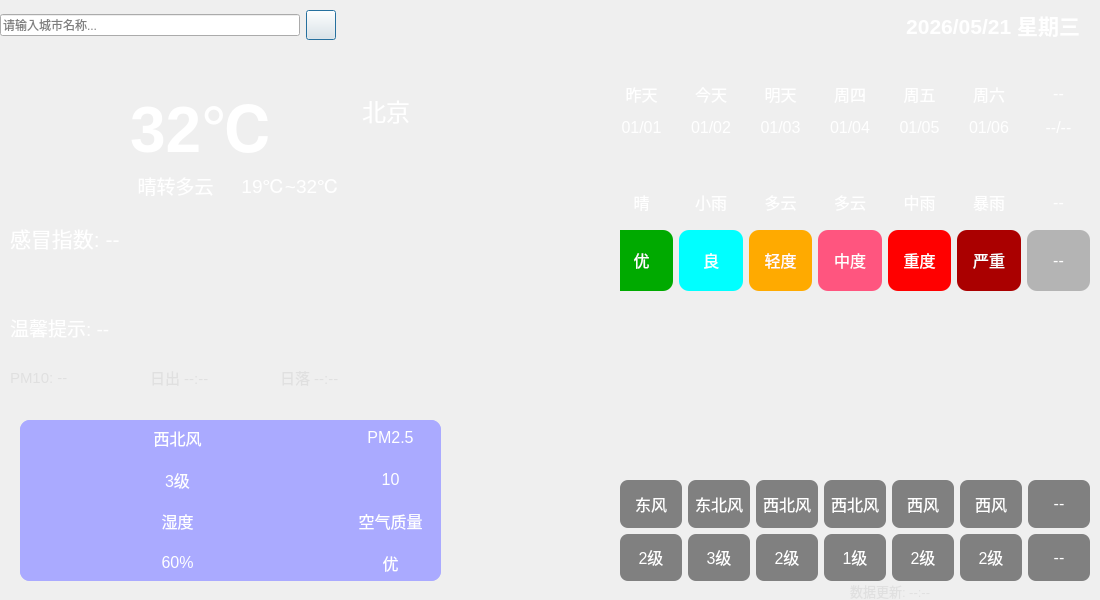
 <widget class="QWidget" name="Widget">
  <property name="geometry">
   <rect>
    <x>0</x>
    <y>0</y>
    <width>1100</width>
    <height>600</height>
   </rect>
  </property>
  <property name="sizePolicy">
   <sizepolicy hsizetype="Fixed" vsizetype="Fixed">
    <horstretch>0</horstretch>
    <verstretch>0</verstretch>
   </sizepolicy>
  </property>
  <property name="windowTitle">
   <string>Form</string>
  </property>
  <property name="styleSheet">
   <string notr="true">#Widget{
		border-image:	url(:/res/weather_bg.jpg)
}
QWidget {
    color: white;
}
QLabel {
    border-radius: 10px;            /* 圆角半径 */
    /* 或者如果你需要边框： */
    /* border: 1px solid gray; */
}</string>
  </property>
  <widget class="QWidget" name="widget_5" native="true">
   <property name="geometry">
    <rect>
     <x>620</x>
     <y>310</y>
     <width>470</width>
     <height>151</height>
    </rect>
   </property>
   <widget class="QLabel" name="lblHighCurve">
    <property name="geometry">
     <rect>
      <x>0</x>
      <y>0</y>
      <width>460</width>
      <height>81</height>
     </rect>
    </property>
    <property name="text">
     <string/>
    </property>
   </widget>
   <widget class="QLabel" name="lblLowCurve">
    <property name="geometry">
     <rect>
      <x>0</x>
      <y>70</y>
      <width>470</width>
      <height>81</height>
     </rect>
    </property>
    <property name="text">
     <string/>
    </property>
   </widget>
  </widget>
  <widget class="QWidget" name="widget_3" native="true">
   <property name="geometry">
    <rect>
     <x>620</x>
     <y>80</y>
     <width>470</width>
     <height>221</height>
    </rect>
   </property>
   <widget class="QWidget" name="widget_10" native="true">
    <property name="geometry">
     <rect>
      <x>-10</x>
      <y>0</y>
      <width>480</width>
      <height>61</height>
     </rect>
    </property>
    <layout class="QGridLayout" name="gridLayout_5">
     <item row="0" column="0">
      <widget class="QLabel" name="lblWeek0">
       <property name="text">
        <string>&lt;html&gt;&lt;head/&gt;&lt;body&gt;&lt;p align=&quot;center&quot;&gt;&lt;span style=&quot; font-size:12pt;&quot;&gt;昨天&lt;/span&gt;&lt;/p&gt;&lt;/body&gt;&lt;/html&gt;</string>
       </property>
      </widget>
     </item>
     <item row="0" column="1">
      <widget class="QLabel" name="lblWeek1">
       <property name="text">
        <string>&lt;html&gt;&lt;head/&gt;&lt;body&gt;&lt;p align=&quot;center&quot;&gt;&lt;span style=&quot; font-size:12pt;&quot;&gt;今天&lt;/span&gt;&lt;/p&gt;&lt;/body&gt;&lt;/html&gt;</string>
       </property>
      </widget>
     </item>
     <item row="0" column="2">
      <widget class="QLabel" name="lblWeek2">
       <property name="text">
        <string>&lt;html&gt;&lt;head/&gt;&lt;body&gt;&lt;p align=&quot;center&quot;&gt;&lt;span style=&quot; font-size:12pt;&quot;&gt;明天&lt;/span&gt;&lt;/p&gt;&lt;/body&gt;&lt;/html&gt;</string>
       </property>
      </widget>
     </item>
     <item row="0" column="3">
      <widget class="QLabel" name="lblWeek3">
       <property name="text">
        <string>&lt;html&gt;&lt;head/&gt;&lt;body&gt;&lt;p align=&quot;center&quot;&gt;&lt;span style=&quot; font-size:12pt;&quot;&gt;周四&lt;/span&gt;&lt;/p&gt;&lt;/body&gt;&lt;/html&gt;</string>
       </property>
      </widget>
     </item>
     <item row="0" column="4">
      <widget class="QLabel" name="lblWeek4">
       <property name="text">
        <string>&lt;html&gt;&lt;head/&gt;&lt;body&gt;&lt;p align=&quot;center&quot;&gt;&lt;span style=&quot; font-size:12pt;&quot;&gt;周五&lt;/span&gt;&lt;/p&gt;&lt;/body&gt;&lt;/html&gt;</string>
       </property>
      </widget>
     </item>
     <item row="0" column="5">
      <widget class="QLabel" name="lblWeek5">
       <property name="text">
        <string>&lt;html&gt;&lt;head/&gt;&lt;body&gt;&lt;p align=&quot;center&quot;&gt;&lt;span style=&quot; font-size:12pt;&quot;&gt;周六&lt;/span&gt;&lt;/p&gt;&lt;/body&gt;&lt;/html&gt;</string>
       </property>
      </widget>
     </item>
     <item row="1" column="0">
      <widget class="QLabel" name="lblDate0">
       <property name="text">
        <string>&lt;html&gt;&lt;head/&gt;&lt;body&gt;&lt;p align=&quot;center&quot;&gt;&lt;span style=&quot; font-size:12pt;&quot;&gt;01/01&lt;/span&gt;&lt;/p&gt;&lt;/body&gt;&lt;/html&gt;</string>
       </property>
      </widget>
     </item>
     <item row="1" column="1">
      <widget class="QLabel" name="lblDate1">
       <property name="text">
        <string>&lt;html&gt;&lt;head/&gt;&lt;body&gt;&lt;p align=&quot;center&quot;&gt;&lt;span style=&quot; font-size:12pt;&quot;&gt;01/02&lt;/span&gt;&lt;/p&gt;&lt;/body&gt;&lt;/html&gt;</string>
       </property>
      </widget>
     </item>
     <item row="1" column="2">
      <widget class="QLabel" name="lblDate2">
       <property name="text">
        <string>&lt;html&gt;&lt;head/&gt;&lt;body&gt;&lt;p align=&quot;center&quot;&gt;&lt;span style=&quot; font-size:12pt;&quot;&gt;01/03&lt;/span&gt;&lt;/p&gt;&lt;/body&gt;&lt;/html&gt;</string>
       </property>
      </widget>
     </item>
     <item row="1" column="3">
      <widget class="QLabel" name="lblDate3">
       <property name="text">
        <string>&lt;html&gt;&lt;head/&gt;&lt;body&gt;&lt;p align=&quot;center&quot;&gt;&lt;span style=&quot; font-size:12pt;&quot;&gt;01/04&lt;/span&gt;&lt;/p&gt;&lt;/body&gt;&lt;/html&gt;</string>
       </property>
      </widget>
     </item>
     <item row="1" column="4">
      <widget class="QLabel" name="lblDate4">
       <property name="text">
        <string>&lt;html&gt;&lt;head/&gt;&lt;body&gt;&lt;p align=&quot;center&quot;&gt;&lt;span style=&quot; font-size:12pt;&quot;&gt;01/05&lt;/span&gt;&lt;/p&gt;&lt;/body&gt;&lt;/html&gt;</string>
       </property>
      </widget>
     </item>
     <item row="1" column="5">
      <widget class="QLabel" name="lblDate5">
       <property name="text">
        <string>&lt;html&gt;&lt;head/&gt;&lt;body&gt;&lt;p align=&quot;center&quot;&gt;&lt;span style=&quot; font-size:12pt;&quot;&gt;01/06&lt;/span&gt;&lt;/p&gt;&lt;/body&gt;&lt;/html&gt;</string>
       </property>
      </widget>
     </item>
     <item row="0" column="6">
      <widget class="QLabel" name="lblWeek6">
       <property name="text">
        <string>&lt;html&gt;&lt;head/&gt;&lt;body&gt;&lt;p align=&quot;center&quot;&gt;&lt;span style=&quot; font-size:12pt;&quot;&gt;--&lt;/span&gt;&lt;/p&gt;&lt;/body&gt;&lt;/html&gt;</string>
       </property>
      </widget>
     </item>
     <item row="1" column="6">
      <widget class="QLabel" name="lblDate6">
       <property name="text">
        <string>&lt;html&gt;&lt;head/&gt;&lt;body&gt;&lt;p align=&quot;center&quot;&gt;&lt;span style=&quot; font-size:12pt;&quot;&gt;--/--&lt;/span&gt;&lt;/p&gt;&lt;/body&gt;&lt;/html&gt;</string>
       </property>
      </widget>
     </item>
    </layout>
   </widget>
   <widget class="QWidget" name="widget_11" native="true">
    <property name="geometry">
     <rect>
      <x>-10</x>
      <y>60</y>
      <width>480</width>
      <height>81</height>
     </rect>
    </property>
    <layout class="QGridLayout" name="gridLayout_6">
     <item row="0" column="0">
      <widget class="QLabel" name="lblTypeIcon0">
       <property name="styleSheet">
        <string notr="true">border-image: url(:/res/type/tq-1.png);</string>
       </property>
       <property name="text">
        <string>&lt;html&gt;&lt;head/&gt;&lt;body&gt;&lt;p align=&quot;center&quot;&gt;&lt;br/&gt;&lt;/p&gt;&lt;/body&gt;&lt;/html&gt;</string>
       </property>
       <property name="scaledContents">
        <bool>true</bool>
       </property>
      </widget>
     </item>
     <item row="0" column="1">
      <widget class="QLabel" name="lblTypeIcon1">
       <property name="styleSheet">
        <string notr="true">border-image: url(:/res/type/xiaoyu.png);</string>
       </property>
       <property name="text">
        <string>&lt;html&gt;&lt;head/&gt;&lt;body&gt;&lt;p align=&quot;center&quot;&gt;&lt;br/&gt;&lt;/p&gt;&lt;/body&gt;&lt;/html&gt;</string>
       </property>
       <property name="scaledContents">
        <bool>true</bool>
       </property>
      </widget>
     </item>
     <item row="0" column="2">
      <widget class="QLabel" name="lblTypeIcon2">
       <property name="styleSheet">
        <string notr="true">border-image: url(:/res/type/duoyun.png);</string>
       </property>
       <property name="text">
        <string>&lt;html&gt;&lt;head/&gt;&lt;body&gt;&lt;p align=&quot;center&quot;&gt;&lt;br/&gt;&lt;/p&gt;&lt;/body&gt;&lt;/html&gt;</string>
       </property>
       <property name="scaledContents">
        <bool>true</bool>
       </property>
      </widget>
     </item>
     <item row="0" column="3">
      <widget class="QLabel" name="lblTypeIcon3">
       <property name="styleSheet">
        <string notr="true">border-image: url(:/res/type/duoyun.png);</string>
       </property>
       <property name="text">
        <string>&lt;html&gt;&lt;head/&gt;&lt;body&gt;&lt;p align=&quot;center&quot;&gt;&lt;br/&gt;&lt;/p&gt;&lt;/body&gt;&lt;/html&gt;</string>
       </property>
       <property name="scaledContents">
        <bool>true</bool>
       </property>
      </widget>
     </item>
     <item row="0" column="4">
      <widget class="QLabel" name="lblTypeIcon4">
       <property name="styleSheet">
        <string notr="true">border-image: url(:/res/type/zhongyu.png);</string>
       </property>
       <property name="text">
        <string>&lt;html&gt;&lt;head/&gt;&lt;body&gt;&lt;p align=&quot;center&quot;&gt;&lt;br/&gt;&lt;/p&gt;&lt;/body&gt;&lt;/html&gt;</string>
       </property>
       <property name="scaledContents">
        <bool>true</bool>
       </property>
      </widget>
     </item>
     <item row="0" column="5">
      <widget class="QLabel" name="lblTypeIcon5">
       <property name="styleSheet">
        <string notr="true">border-image: url(:/res/type/baoyu.png);</string>
       </property>
       <property name="text">
        <string>&lt;html&gt;&lt;head/&gt;&lt;body&gt;&lt;p align=&quot;center&quot;&gt;&lt;br/&gt;&lt;/p&gt;&lt;/body&gt;&lt;/html&gt;</string>
       </property>
       <property name="scaledContents">
        <bool>true</bool>
       </property>
      </widget>
     </item>
     <item row="1" column="0">
      <widget class="QLabel" name="lblType0">
       <property name="text">
        <string>&lt;html&gt;&lt;head/&gt;&lt;body&gt;&lt;p align=&quot;center&quot;&gt;&lt;span style=&quot; font-size:12pt;&quot;&gt;晴&lt;/span&gt;&lt;/p&gt;&lt;/body&gt;&lt;/html&gt;</string>
       </property>
      </widget>
     </item>
     <item row="1" column="1">
      <widget class="QLabel" name="lblType1">
       <property name="text">
        <string>&lt;html&gt;&lt;head/&gt;&lt;body&gt;&lt;p align=&quot;center&quot;&gt;&lt;span style=&quot; font-size:12pt;&quot;&gt;小雨&lt;/span&gt;&lt;/p&gt;&lt;/body&gt;&lt;/html&gt;</string>
       </property>
      </widget>
     </item>
     <item row="1" column="2">
      <widget class="QLabel" name="lblType2">
       <property name="text">
        <string>&lt;html&gt;&lt;head/&gt;&lt;body&gt;&lt;p align=&quot;center&quot;&gt;&lt;span style=&quot; font-size:12pt;&quot;&gt;多云&lt;/span&gt;&lt;/p&gt;&lt;/body&gt;&lt;/html&gt;</string>
       </property>
      </widget>
     </item>
     <item row="1" column="3">
      <widget class="QLabel" name="lblType3">
       <property name="text">
        <string>&lt;html&gt;&lt;head/&gt;&lt;body&gt;&lt;p align=&quot;center&quot;&gt;&lt;span style=&quot; font-size:12pt;&quot;&gt;多云&lt;/span&gt;&lt;/p&gt;&lt;/body&gt;&lt;/html&gt;</string>
       </property>
      </widget>
     </item>
     <item row="1" column="4">
      <widget class="QLabel" name="lblType4">
       <property name="text">
        <string>&lt;html&gt;&lt;head/&gt;&lt;body&gt;&lt;p align=&quot;center&quot;&gt;&lt;span style=&quot; font-size:12pt;&quot;&gt;中雨&lt;/span&gt;&lt;/p&gt;&lt;/body&gt;&lt;/html&gt;</string>
       </property>
      </widget>
     </item>
     <item row="1" column="5">
      <widget class="QLabel" name="lblType5">
       <property name="text">
        <string>&lt;html&gt;&lt;head/&gt;&lt;body&gt;&lt;p align=&quot;center&quot;&gt;&lt;span style=&quot; font-size:12pt;&quot;&gt;暴雨&lt;/span&gt;&lt;/p&gt;&lt;/body&gt;&lt;/html&gt;</string>
       </property>
      </widget>
     </item>
     <item row="0" column="6">
      <widget class="QLabel" name="lblTypeIcon6">
       <property name="styleSheet">
        <string notr="true">border-image: url(:/res/type/tq-1.png);</string>
       </property>
       <property name="text">
        <string>&lt;html&gt;&lt;head/&gt;&lt;body&gt;&lt;p align=&quot;center&quot;&gt;&lt;br/&gt;&lt;/p&gt;&lt;/body&gt;&lt;/html&gt;</string>
       </property>
       <property name="scaledContents">
        <bool>true</bool>
       </property>
      </widget>
     </item>
     <item row="1" column="6">
      <widget class="QLabel" name="lblType6">
       <property name="text">
        <string>&lt;html&gt;&lt;head/&gt;&lt;body&gt;&lt;p align=&quot;center&quot;&gt;&lt;span style=&quot; font-size:12pt;&quot;&gt;--&lt;/span&gt;&lt;/p&gt;&lt;/body&gt;&lt;/html&gt;</string>
       </property>
      </widget>
     </item>
    </layout>
   </widget>
   <widget class="QWidget" name="widget_12" native="true">
    <property name="geometry">
     <rect>
      <x>-10</x>
      <y>150</y>
      <width>480</width>
      <height>61</height>
     </rect>
    </property>
    <layout class="QHBoxLayout" name="horizontalLayout_4">
     <item>
      <widget class="QLabel" name="lblquality0">
       <property name="styleSheet">
        <string notr="true">background-color: rgb(0, 170, 0);</string>
       </property>
       <property name="text">
        <string>&lt;html&gt;&lt;head/&gt;&lt;body&gt;&lt;p align=&quot;center&quot;&gt;&lt;span style=&quot; font-size:12pt;&quot;&gt;优&lt;/span&gt;&lt;/p&gt;&lt;/body&gt;&lt;/html&gt;</string>
       </property>
      </widget>
     </item>
     <item>
      <widget class="QLabel" name="lblquality1">
       <property name="styleSheet">
        <string notr="true">background-color: rgb(0, 255, 255);</string>
       </property>
       <property name="text">
        <string>&lt;html&gt;&lt;head/&gt;&lt;body&gt;&lt;p align=&quot;center&quot;&gt;&lt;span style=&quot; font-size:12pt;&quot;&gt;良&lt;/span&gt;&lt;/p&gt;&lt;/body&gt;&lt;/html&gt;</string>
       </property>
      </widget>
     </item>
     <item>
      <widget class="QLabel" name="lblquality2">
       <property name="styleSheet">
        <string notr="true">background-color: rgb(255, 170, 0);</string>
       </property>
       <property name="text">
        <string>&lt;html&gt;&lt;head/&gt;&lt;body&gt;&lt;p align=&quot;center&quot;&gt;&lt;span style=&quot; font-size:12pt;&quot;&gt;轻度&lt;/span&gt;&lt;/p&gt;&lt;/body&gt;&lt;/html&gt;</string>
       </property>
      </widget>
     </item>
     <item>
      <widget class="QLabel" name="lblquality3">
       <property name="styleSheet">
        <string notr="true">background-color: rgb(255, 85, 127);</string>
       </property>
       <property name="text">
        <string>&lt;html&gt;&lt;head/&gt;&lt;body&gt;&lt;p align=&quot;center&quot;&gt;&lt;span style=&quot; font-size:12pt;&quot;&gt;中度&lt;/span&gt;&lt;/p&gt;&lt;/body&gt;&lt;/html&gt;</string>
       </property>
      </widget>
     </item>
     <item>
      <widget class="QLabel" name="lblquality4">
       <property name="styleSheet">
        <string notr="true">background-color: rgb(255, 0, 0);</string>
       </property>
       <property name="text">
        <string>&lt;html&gt;&lt;head/&gt;&lt;body&gt;&lt;p align=&quot;center&quot;&gt;&lt;span style=&quot; font-size:12pt;&quot;&gt;重度&lt;/span&gt;&lt;/p&gt;&lt;/body&gt;&lt;/html&gt;</string>
       </property>
      </widget>
     </item>
     <item>
      <widget class="QLabel" name="lblquality5">
       <property name="styleSheet">
        <string notr="true">background-color: rgb(170, 0, 0);</string>
       </property>
       <property name="text">
        <string>&lt;html&gt;&lt;head/&gt;&lt;body&gt;&lt;p align=&quot;center&quot;&gt;&lt;span style=&quot; font-size:12pt;&quot;&gt;严重&lt;/span&gt;&lt;/p&gt;&lt;/body&gt;&lt;/html&gt;</string>
       </property>
      </widget>
     </item>
     <item>
      <widget class="QLabel" name="lblquality6">
       <property name="styleSheet">
        <string notr="true">background-color: rgb(180, 180, 180);</string>
       </property>
       <property name="text">
        <string>&lt;html&gt;&lt;head/&gt;&lt;body&gt;&lt;p align=&quot;center&quot;&gt;&lt;span style=&quot; font-size:12pt;&quot;&gt;--&lt;/span&gt;&lt;/p&gt;&lt;/body&gt;&lt;/html&gt;</string>
       </property>
      </widget>
     </item>
    </layout>
   </widget>
  </widget>
  <widget class="QWidget" name="widget_2" native="true">
   <property name="geometry">
    <rect>
     <x>10</x>
     <y>80</y>
     <width>491</width>
     <height>121</height>
    </rect>
   </property>
   <widget class="QLabel" name="lblTemp">
    <property name="geometry">
     <rect>
      <x>120</x>
      <y>0</y>
      <width>141</width>
      <height>91</height>
     </rect>
    </property>
    <property name="text">
     <string>&lt;html&gt;&lt;head/&gt;&lt;body&gt;&lt;p align=&quot;center&quot;&gt;&lt;span style=&quot; font-size:48pt; font-weight:700;&quot;&gt;32℃&lt;/span&gt;&lt;/p&gt;&lt;/body&gt;&lt;/html&gt;</string>
    </property>
   </widget>
    <widget class="QLabel" name="lblCity">
     <property name="geometry">
      <rect>
       <x>261</x>
       <y>0</y>
       <width>230</width>
       <height>61</height>
      </rect>
     </property>
    <property name="text">
     <string>&lt;html&gt;&lt;head/&gt;&lt;body&gt;&lt;p align=&quot;center&quot;&gt;&lt;span style=&quot; font-size:18pt;&quot;&gt;北京&lt;/span&gt;&lt;/p&gt;&lt;/body&gt;&lt;/html&gt;</string>
    </property>
   </widget>
   <widget class="QLabel" name="lblTypeIcon">
    <property name="geometry">
     <rect>
      <x>0</x>
      <y>0</y>
      <width>111</width>
      <height>111</height>
     </rect>
    </property>
    <property name="styleSheet">
     <string notr="true">border-image: url(:/res/type/tq-1.png);</string>
    </property>
    <property name="text">
     <string/>
    </property>
    <property name="scaledContents">
     <bool>true</bool>
    </property>
   </widget>
   <widget class="QLabel" name="lblType">
    <property name="geometry">
     <rect>
      <x>120</x>
      <y>90</y>
      <width>91</width>
      <height>31</height>
     </rect>
    </property>
    <property name="text">
     <string>&lt;html&gt;&lt;head/&gt;&lt;body&gt;&lt;p align=&quot;center&quot;&gt;&lt;span style=&quot; font-size:14pt;&quot;&gt;晴转多云&lt;/span&gt;&lt;/p&gt;&lt;/body&gt;&lt;/html&gt;</string>
    </property>
   </widget>
   <widget class="QLabel" name="lblLowHigh">
    <property name="geometry">
     <rect>
      <x>230</x>
      <y>90</y>
      <width>101</width>
      <height>31</height>
     </rect>
    </property>
    <property name="text">
     <string>&lt;html&gt;&lt;head/&gt;&lt;body&gt;&lt;p align=&quot;center&quot;&gt;&lt;span style=&quot; font-size:14pt;&quot;&gt;19℃~32℃&lt;/span&gt;&lt;/p&gt;&lt;/body&gt;&lt;/html&gt;</string>
    </property>
   </widget>
  </widget>
  <widget class="QWidget" name="widget" native="true">
   <property name="geometry">
    <rect>
     <x>0</x>
     <y>0</y>
     <width>1080</width>
     <height>51</height>
    </rect>
   </property>
   <property name="styleSheet">
    <string notr="true">color: rgb(0, 0, 0);</string>
   </property>
   <layout class="QHBoxLayout" name="horizontalLayout_3">
    <item>
     <widget class="QLineEdit" name="lineEdit_2">
      <property name="sizePolicy">
       <sizepolicy hsizetype="Fixed" vsizetype="Fixed">
        <horstretch>0</horstretch>
        <verstretch>0</verstretch>
       </sizepolicy>
      </property>
      <property name="minimumSize">
       <size>
        <width>300</width>
        <height>0</height>
       </size>
      </property>
      <property name="maximumSize">
       <size>
        <width>300</width>
        <height>16777215</height>
       </size>
      </property>
      <property name="styleSheet">
       <string notr="true">color: rgb(0, 0, 0);
QLineEdit::placeholder { color: rgb(140, 140, 140); };
QLineEdit{border-radius: 15px;}</string>
      </property>
      <property name="text">
       <string/>
      </property>
      <property name="placeholderText">
       <string>请输入城市名称...</string>
      </property>
     </widget>
    </item>
    <item>
     <widget class="QPushButton" name="pushButton_2">
      <property name="sizePolicy">
       <sizepolicy hsizetype="Fixed" vsizetype="Fixed">
        <horstretch>0</horstretch>
        <verstretch>0</verstretch>
       </sizepolicy>
      </property>
      <property name="minimumSize">
       <size>
        <width>30</width>
        <height>30</height>
       </size>
      </property>
      <property name="maximumSize">
       <size>
        <width>30</width>
        <height>30</height>
       </size>
      </property>
      <property name="styleSheet">
       <string notr="true">border-image: url(:/res/search.png);</string>
      </property>
      <property name="text">
       <string/>
      </property>
      <property name="autoDefault">
       <bool>false</bool>
      </property>
      <property name="default">
       <bool>true</bool>
      </property>
      <property name="flat">
       <bool>false</bool>
      </property>
     </widget>
    </item>
    <item>
     <spacer name="horizontalSpacer_2">
      <property name="orientation">
       <enum>Qt::Horizontal</enum>
      </property>
      <property name="sizeType">
       <enum>QSizePolicy::Fixed</enum>
      </property>
      <property name="sizeHint" stdset="0">
       <size>
        <width>50</width>
        <height>20</height>
       </size>
      </property>
     </spacer>
    </item>
    <item>
     <widget class="QLabel" name="lblDate">
      <property name="sizePolicy">
       <sizepolicy hsizetype="Expanding" vsizetype="Expanding">
        <horstretch>0</horstretch>
        <verstretch>0</verstretch>
       </sizepolicy>
      </property>
      <property name="styleSheet">
       <string notr="true">color: rgb(255, 255, 255);
</string>
      </property>
      <property name="text">
       <string>&lt;html&gt;&lt;head/&gt;&lt;body&gt;&lt;p&gt;&lt;span style=&quot; font-size:16pt; font-weight:700;&quot;&gt;2026/05/21 星期三&lt;/span&gt;&lt;/p&gt;&lt;/body&gt;&lt;/html&gt;</string>
      </property>
      <property name="alignment">
       <set>Qt::AlignRight|Qt::AlignTrailing|Qt::AlignVCenter</set>
      </property>
     </widget>
    </item>
   </layout>
  </widget>
  <widget class="QWidget" name="widget_4" native="true">
   <property name="geometry">
    <rect>
     <x>20</x>
     <y>420</y>
     <width>421</width>
     <height>161</height>
    </rect>
   </property>
   <property name="styleSheet">
    <string notr="true">QWidget { background-color:rgb(170, 170, 255);; border-radius: 10px; }
</string>
   </property>
   <layout class="QGridLayout" name="gridLayout">
    <item row="3" column="3">
     <widget class="QLabel" name="lblQuality">
      <property name="text">
       <string>&lt;html&gt;&lt;head/&gt;&lt;body&gt;&lt;p align=&quot;center&quot;&gt;&lt;span style=&quot; font-size:12pt;&quot;&gt;优&lt;/span&gt;&lt;/p&gt;&lt;/body&gt;&lt;/html&gt;</string>
      </property>
     </widget>
    </item>
    <item row="2" column="3">
     <widget class="QLabel" name="label_105">
      <property name="text">
       <string>&lt;html&gt;&lt;head/&gt;&lt;body&gt;&lt;p align=&quot;center&quot;&gt;&lt;span style=&quot; font-size:12pt;&quot;&gt;空气质量&lt;/span&gt;&lt;/p&gt;&lt;/body&gt;&lt;/html&gt;</string>
      </property>
     </widget>
    </item>
    <item row="2" column="1">
     <widget class="QLabel" name="label_104">
      <property name="text">
       <string>&lt;html&gt;&lt;head/&gt;&lt;body&gt;&lt;p align=&quot;center&quot;&gt;&lt;span style=&quot; font-size:12pt;&quot;&gt;湿度&lt;/span&gt;&lt;/p&gt;&lt;/body&gt;&lt;/html&gt;</string>
      </property>
     </widget>
    </item>
    <item row="1" column="3">
     <widget class="QLabel" name="lblPM25">
      <property name="text">
       <string>&lt;html&gt;&lt;head/&gt;&lt;body&gt;&lt;p align=&quot;center&quot;&gt;&lt;span style=&quot; font-size:12pt;&quot;&gt;10&lt;/span&gt;&lt;/p&gt;&lt;/body&gt;&lt;/html&gt;</string>
      </property>
     </widget>
    </item>
    <item row="1" column="1">
     <widget class="QLabel" name="lblWindFl">
      <property name="text">
       <string>&lt;html&gt;&lt;head/&gt;&lt;body&gt;&lt;p align=&quot;center&quot;&gt;&lt;span style=&quot; font-size:12pt;&quot;&gt;3级&lt;/span&gt;&lt;/p&gt;&lt;/body&gt;&lt;/html&gt;</string>
      </property>
     </widget>
    </item>
    <item row="3" column="1">
     <widget class="QLabel" name="lblShidu">
      <property name="text">
       <string>&lt;html&gt;&lt;head/&gt;&lt;body&gt;&lt;p align=&quot;center&quot;&gt;&lt;span style=&quot; font-size:12pt;&quot;&gt;60%&lt;/span&gt;&lt;/p&gt;&lt;/body&gt;&lt;/html&gt;</string>
      </property>
     </widget>
    </item>
    <item row="0" column="1">
     <widget class="QLabel" name="lblWindFx">
      <property name="text">
       <string>&lt;html&gt;&lt;head/&gt;&lt;body&gt;&lt;p align=&quot;center&quot;&gt;&lt;span style=&quot; font-size:12pt;&quot;&gt;西北风&lt;/span&gt;&lt;/p&gt;&lt;/body&gt;&lt;/html&gt;</string>
      </property>
     </widget>
    </item>
    <item row="0" column="3">
     <widget class="QLabel" name="label_103">
      <property name="text">
       <string>&lt;html&gt;&lt;head/&gt;&lt;body&gt;&lt;p align=&quot;center&quot;&gt;&lt;span style=&quot; font-size:12pt;&quot;&gt;PM2.5&lt;/span&gt;&lt;/p&gt;&lt;/body&gt;&lt;/html&gt;</string>
      </property>
     </widget>
    </item>
    <item row="2" column="0" rowspan="2">
     <widget class="QLabel" name="label_23">
      <property name="styleSheet">
       <string notr="true">border-image: url(:/res/humidity.png);</string>
      </property>
      <property name="text">
       <string/>
      </property>
     </widget>
    </item>
    <item row="0" column="0" rowspan="2">
     <widget class="QLabel" name="label_16">
      <property name="styleSheet">
       <string notr="true">border-image: url(:/res/wind.png);</string>
      </property>
      <property name="text">
       <string/>
      </property>
     </widget>
    </item>
    <item row="0" column="2" rowspan="2">
     <widget class="QLabel" name="label_22">
      <property name="styleSheet">
       <string notr="true">border-image: url(:/res/pm2.5.png);</string>
      </property>
      <property name="text">
       <string/>
      </property>
     </widget>
    </item>
    <item row="2" column="2" rowspan="2">
     <widget class="QLabel" name="label_24">
      <property name="styleSheet">
       <string notr="true">border-image: url(:/res/kognqiquality.png);</string>
      </property>
      <property name="text">
       <string/>
      </property>
     </widget>
    </item>
   </layout>
  </widget>
  <widget class="QLabel" name="lblGanmao">
   <property name="geometry">
    <rect>
     <x>10</x>
     <y>210</y>
     <width>411</width>
     <height>55</height>
    </rect>
   </property>
   <property name="styleSheet">
    <string notr="true">font-size:16pt;</string>
   </property>
   <property name="text">
    <string>感冒指数: --</string>
   </property>
   <property name="wordWrap">
    <bool>true</bool>
   </property>
  </widget>
  <widget class="QLabel" name="lblNotice">
   <property name="geometry">
    <rect>
     <x>10</x>
     <y>310</y>
     <width>411</width>
     <height>35</height>
    </rect>
   </property>
   <property name="styleSheet">
    <string notr="true">font-size:14pt;</string>
   </property>
   <property name="text">
    <string>温馨提示: --</string>
   </property>
   <property name="wordWrap">
    <bool>true</bool>
   </property>
  </widget>
  <widget class="QLabel" name="lblPM10">
   <property name="geometry">
    <rect>
     <x>10</x>
     <y>365</y>
     <width>130</width>
     <height>25</height>
    </rect>
   </property>
   <property name="styleSheet">
    <string notr="true">font-size:11pt; color: #e0e0e0;</string>
   </property>
   <property name="text">
    <string>PM10: --</string>
   </property>
  </widget>
  <widget class="QLabel" name="lblSunrise">
   <property name="geometry">
    <rect>
     <x>150</x>
     <y>365</y>
     <width>120</width>
     <height>25</height>
    </rect>
   </property>
   <property name="styleSheet">
    <string notr="true">font-size:11pt; color: #e0e0e0;</string>
   </property>
   <property name="text">
    <string>日出 --:--</string>
   </property>
  </widget>
  <widget class="QLabel" name="lblSunset">
   <property name="geometry">
    <rect>
     <x>280</x>
     <y>365</y>
     <width>130</width>
     <height>25</height>
    </rect>
   </property>
   <property name="styleSheet">
    <string notr="true">font-size:11pt; color: #e0e0e0;</string>
   </property>
   <property name="text">
    <string>日落 --:--</string>
   </property>
  </widget>
  <widget class="QLabel" name="lblUpdateTime">
   <property name="geometry">
    <rect>
     <x>850</x>
     <y>583</y>
     <width>230</width>
     <height>16</height>
    </rect>
   </property>
   <property name="styleSheet">
    <string notr="true">font-size:10pt; color: #e0e0e0;</string>
   </property>
   <property name="text">
    <string>数据更新: --:--</string>
   </property>
  </widget>
  <widget class="QWidget" name="widget_6" native="true">
   <property name="geometry">
    <rect>
     <x>620</x>
     <y>480</y>
     <width>470</width>
     <height>101</height>
    </rect>
   </property>
   <property name="styleSheet">
    <string notr="true">QLabel {
    border-radius: 8px;            /* 圆角半径 */
	background-color: rgb(128, 128, 128);
    /* 或者如果你需要边框： */
    /* border: 1px solid gray; */
}</string>
   </property>
   <layout class="QGridLayout" name="gridLayout_8">
    <item row="0" column="0">
     <widget class="QLabel" name="lblFX0">
      <property name="text">
       <string>&lt;html&gt;&lt;head/&gt;&lt;body&gt;&lt;p align=&quot;center&quot;&gt;&lt;span style=&quot; font-size:12pt;&quot;&gt;东风&lt;/span&gt;&lt;/p&gt;&lt;/body&gt;&lt;/html&gt;</string>
      </property>
     </widget>
    </item>
    <item row="0" column="1">
     <widget class="QLabel" name="lblFX1">
      <property name="text">
       <string>&lt;html&gt;&lt;head/&gt;&lt;body&gt;&lt;p align=&quot;center&quot;&gt;&lt;span style=&quot; font-size:12pt;&quot;&gt;东北风&lt;/span&gt;&lt;/p&gt;&lt;/body&gt;&lt;/html&gt;</string>
      </property>
     </widget>
    </item>
    <item row="0" column="2">
     <widget class="QLabel" name="lblFX2">
      <property name="text">
       <string>&lt;html&gt;&lt;head/&gt;&lt;body&gt;&lt;p align=&quot;center&quot;&gt;&lt;span style=&quot; font-size:12pt;&quot;&gt;西北风&lt;/span&gt;&lt;/p&gt;&lt;/body&gt;&lt;/html&gt;</string>
      </property>
     </widget>
    </item>
    <item row="0" column="3">
     <widget class="QLabel" name="lblFX3">
      <property name="text">
       <string>&lt;html&gt;&lt;head/&gt;&lt;body&gt;&lt;p align=&quot;center&quot;&gt;&lt;span style=&quot; font-size:12pt;&quot;&gt;西北风&lt;/span&gt;&lt;/p&gt;&lt;/body&gt;&lt;/html&gt;</string>
      </property>
     </widget>
    </item>
    <item row="0" column="4">
     <widget class="QLabel" name="lblFX4">
      <property name="text">
       <string>&lt;html&gt;&lt;head/&gt;&lt;body&gt;&lt;p align=&quot;center&quot;&gt;&lt;span style=&quot; font-size:12pt;&quot;&gt;西风&lt;/span&gt;&lt;/p&gt;&lt;/body&gt;&lt;/html&gt;</string>
      </property>
     </widget>
    </item>
    <item row="0" column="5">
     <widget class="QLabel" name="lblFX5">
      <property name="text">
       <string>&lt;html&gt;&lt;head/&gt;&lt;body&gt;&lt;p align=&quot;center&quot;&gt;&lt;span style=&quot; font-size:12pt;&quot;&gt;西风&lt;/span&gt;&lt;/p&gt;&lt;/body&gt;&lt;/html&gt;</string>
      </property>
     </widget>
    </item>
    <item row="1" column="0">
     <widget class="QLabel" name="lblFl0">
      <property name="text">
       <string>&lt;html&gt;&lt;head/&gt;&lt;body&gt;&lt;p align=&quot;center&quot;&gt;&lt;span style=&quot; font-size:12pt;&quot;&gt;2级&lt;/span&gt;&lt;/p&gt;&lt;/body&gt;&lt;/html&gt;</string>
      </property>
     </widget>
    </item>
    <item row="1" column="1">
     <widget class="QLabel" name="lblFl1">
      <property name="text">
       <string>&lt;html&gt;&lt;head/&gt;&lt;body&gt;&lt;p align=&quot;center&quot;&gt;&lt;span style=&quot; font-size:12pt;&quot;&gt;3级&lt;/span&gt;&lt;/p&gt;&lt;/body&gt;&lt;/html&gt;</string>
      </property>
     </widget>
    </item>
    <item row="1" column="2">
     <widget class="QLabel" name="lblFl2">
      <property name="text">
       <string>&lt;html&gt;&lt;head/&gt;&lt;body&gt;&lt;p align=&quot;center&quot;&gt;&lt;span style=&quot; font-size:12pt;&quot;&gt;2级&lt;/span&gt;&lt;/p&gt;&lt;/body&gt;&lt;/html&gt;</string>
      </property>
     </widget>
    </item>
    <item row="1" column="3">
     <widget class="QLabel" name="lblFl3">
      <property name="text">
       <string>&lt;html&gt;&lt;head/&gt;&lt;body&gt;&lt;p align=&quot;center&quot;&gt;&lt;span style=&quot; font-size:12pt;&quot;&gt;1级&lt;/span&gt;&lt;/p&gt;&lt;/body&gt;&lt;/html&gt;</string>
      </property>
     </widget>
    </item>
    <item row="1" column="4">
     <widget class="QLabel" name="lblFl4">
      <property name="text">
       <string>&lt;html&gt;&lt;head/&gt;&lt;body&gt;&lt;p align=&quot;center&quot;&gt;&lt;span style=&quot; font-size:12pt;&quot;&gt;2级&lt;/span&gt;&lt;/p&gt;&lt;/body&gt;&lt;/html&gt;</string>
      </property>
     </widget>
    </item>
    <item row="1" column="5">
     <widget class="QLabel" name="lblFl5">
      <property name="text">
       <string>&lt;html&gt;&lt;head/&gt;&lt;body&gt;&lt;p align=&quot;center&quot;&gt;&lt;span style=&quot; font-size:12pt;&quot;&gt;2级&lt;/span&gt;&lt;/p&gt;&lt;/body&gt;&lt;/html&gt;</string>
      </property>
     </widget>
    </item>
    <item row="0" column="6">
     <widget class="QLabel" name="lblFX6">
      <property name="text">
       <string>&lt;html&gt;&lt;head/&gt;&lt;body&gt;&lt;p align=&quot;center&quot;&gt;&lt;span style=&quot; font-size:12pt;&quot;&gt;--&lt;/span&gt;&lt;/p&gt;&lt;/body&gt;&lt;/html&gt;</string>
      </property>
     </widget>
    </item>
    <item row="1" column="6">
     <widget class="QLabel" name="lblFl6">
      <property name="text">
       <string>&lt;html&gt;&lt;head/&gt;&lt;body&gt;&lt;p align=&quot;center&quot;&gt;&lt;span style=&quot; font-size:12pt;&quot;&gt;--&lt;/span&gt;&lt;/p&gt;&lt;/body&gt;&lt;/html&gt;</string>
      </property>
     </widget>
    </item>
   </layout>
  </widget>
 </widget>
